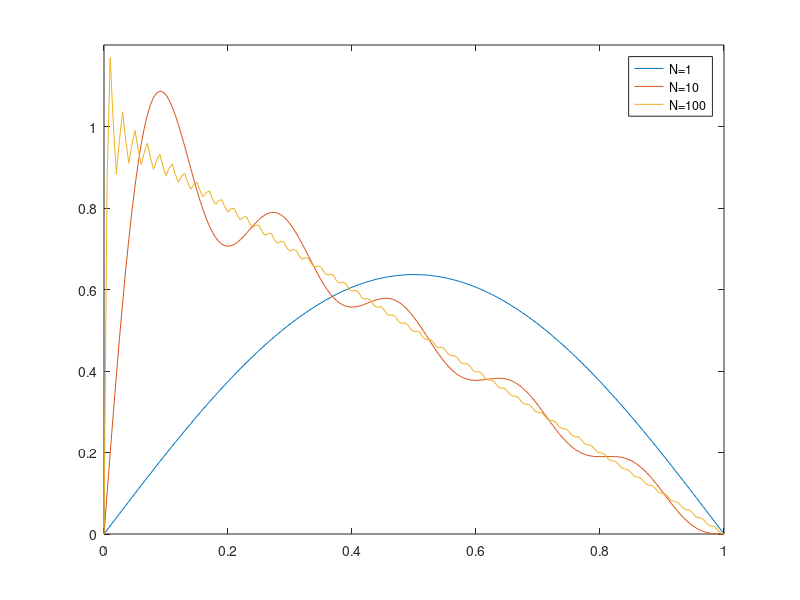

The MATLAB script that drew this image:
% example code to visualize FFT solution

clear; clc; close all

N = 200;

n_plot = [1,10,100];

x_vec = linspace(0,1,201);

theta_N = 0;

for n = 1:N

    l_n = n*pi;
    si_n = sqrt(2)/l_n;
    phi_n = sqrt(2)*sin(l_n*x_vec);

    theta_N = theta_N + si_n*phi_n; % sum

    if ismember(n,n_plot)
        plot(x_vec,theta_N); hold on

    end


end

legend({'N=1','N=10','N=100'})
ylim([0 1.2])
